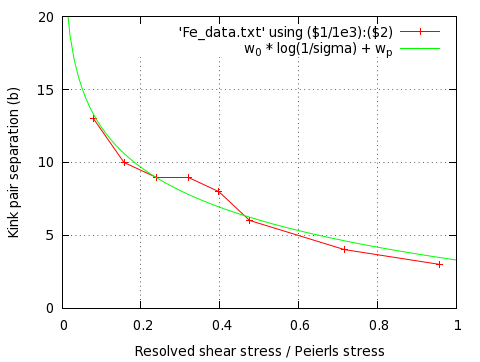

Write the gnuplot code that produced this figure.
#!/opt/local/bin/gnuplot

set terminal pngcairo size 480,362 enhanced font 'Verdana,10'
set output 'kink_pair_separation.png'

set yrange [0:20]
set xrange [0:1]
set xlabel "Resolved shear stress / Peierls stress"
set ylabel "Kink pair separation (b)"
set grid

kpsep_fit(sigma)=w0*log(1/sigma)+wp
fit kpsep_fit(x) 'Fe_data.txt' using ($1/1e3):($2) via w0,wp

plot 'Fe_data.txt' using ($1/1e3):($2) w linespoints, kpsep_fit(x) title "w_0 * log(1/sigma) + w_p"